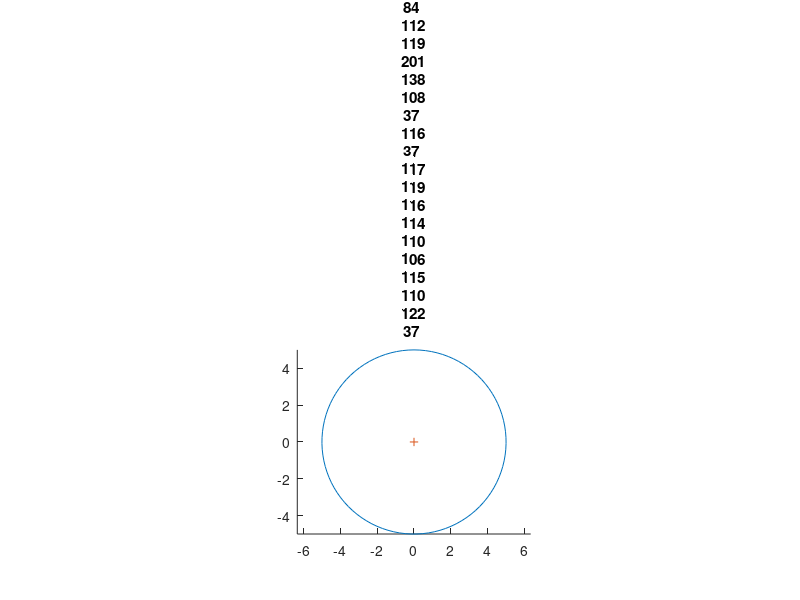

Recreate this plot in MATLAB.
%Zadanie 5 B

% CIRCLE - skrypt rysujący okrąg
r = input("Podaj promień okręgu: ");
theta = linspace(0,2*pi,100);
x = r*sin(theta);
y = r*cos(theta);

hold on;

plot(x,y);
plot(0,0,"+")

axis("equal");
title("Okrąg o promieniu "+r);